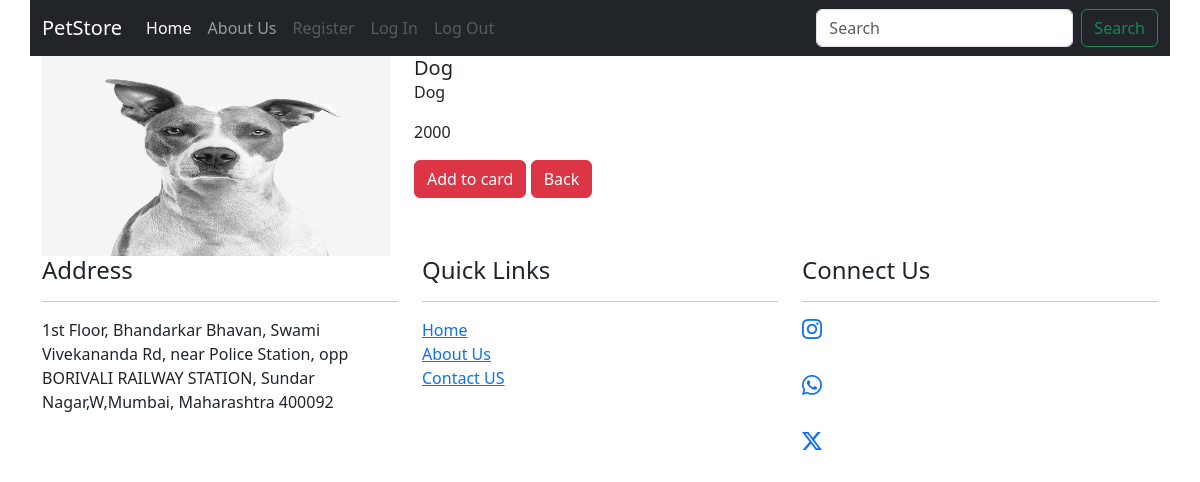
The page /details/2 on the database its author committed.
### Petapp/models.py (models this page shows)
class Pet(models.Model):
     id=models.IntegerField(primary_key=True)
     name=models.CharField(max_length=50)
     description = models.CharField(max_length=255,default='null')
     category_choices=(("Cat","Cat"),("Dog","Dog"),("Bird","Bird"),("Fish","Fish"),("Tortoise","Tortoise"))
     category=models.CharField(max_length=50,choices=category_choices, default="watch")
     image=models.ImageField(upload_to="images/", height_field=None, width_field=None, max_length=None)
     price=models.IntegerField()
     prod = CustomManager()
     objects=models.Manager()

### Petapp/views.py (the view)
# urls.py: path('details/<int:pid>', views.details, name='details'),
def details(req,pid):
    pets= Pet.objects.get(id=pid)
    context = {'pets': pets}
    return render(req,"details.html",context)

### Petapp/Templates/details.html (shortened to what this page needs)
{% extends "base.html" %}
{% block body %}
<div class="row">
    <div class="col-md-4">
        <img src="{{pets.image.url}}" class="card-img-top" alt="..." style="width: 100%; height:200px;">
    </div>
    <div class="col-md-8">
        <div class="card-body">
            <h5 class="card-title">{{pets.name}}</h5>
            <p class="card-text">{{pets.description}}</p>
            <p class="card-text">{{pets.price}}</p>
            <a href="/addcart/{{pets.id}}"><button type="submit" class="btn btn-danger">Add to card</button></a>
            <a href="/"><button type="submit" class="btn btn-danger">Back</button></a>
        </div><br>
    </div>
</div>
{% endblock  %}

### rows shown on the page
Pet: image (picture), name "Dog", description "Dog", price "2000"
